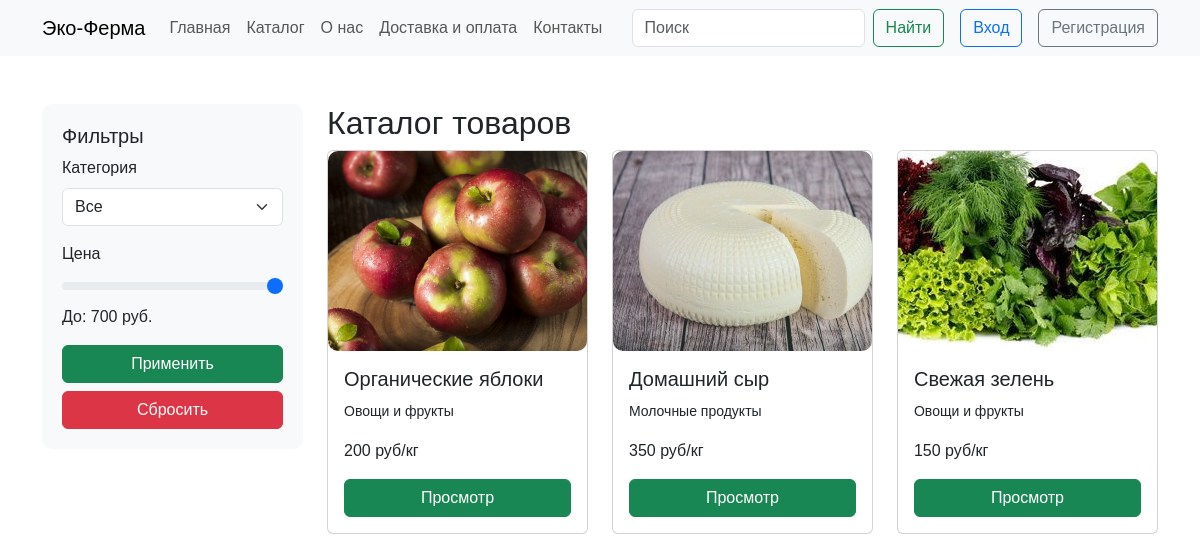
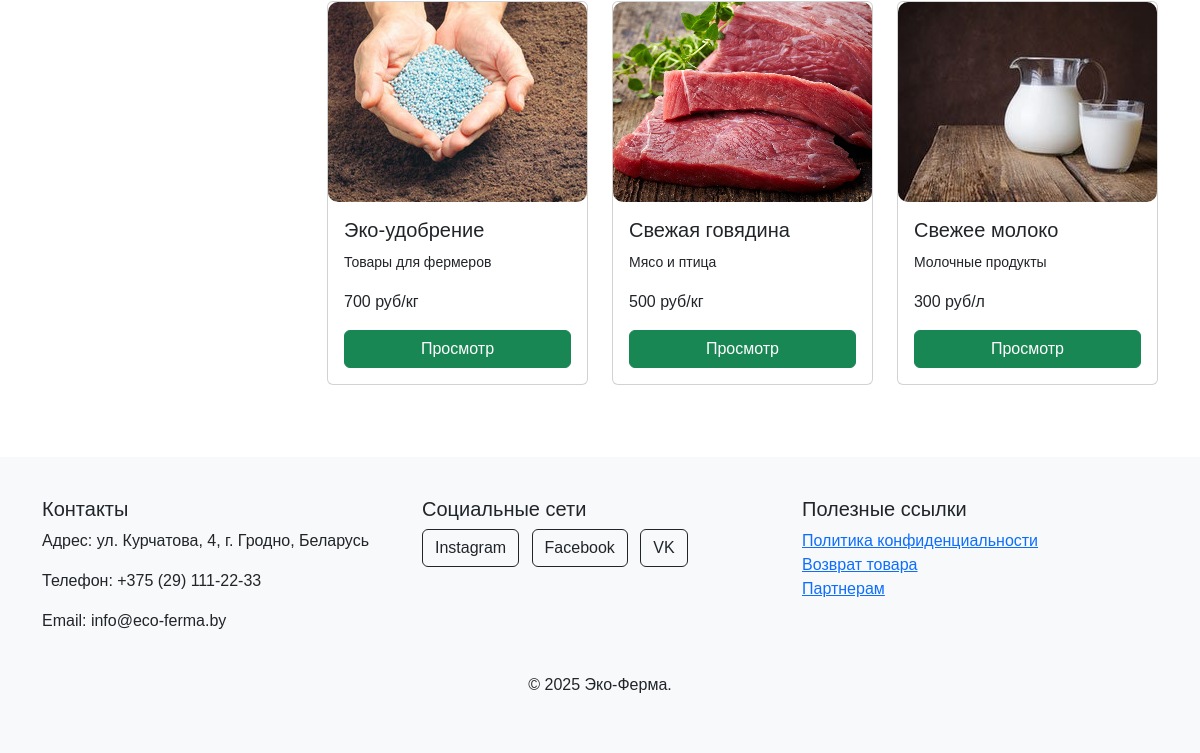
The app's page /catalog, older data (2 pictures, top to bottom).
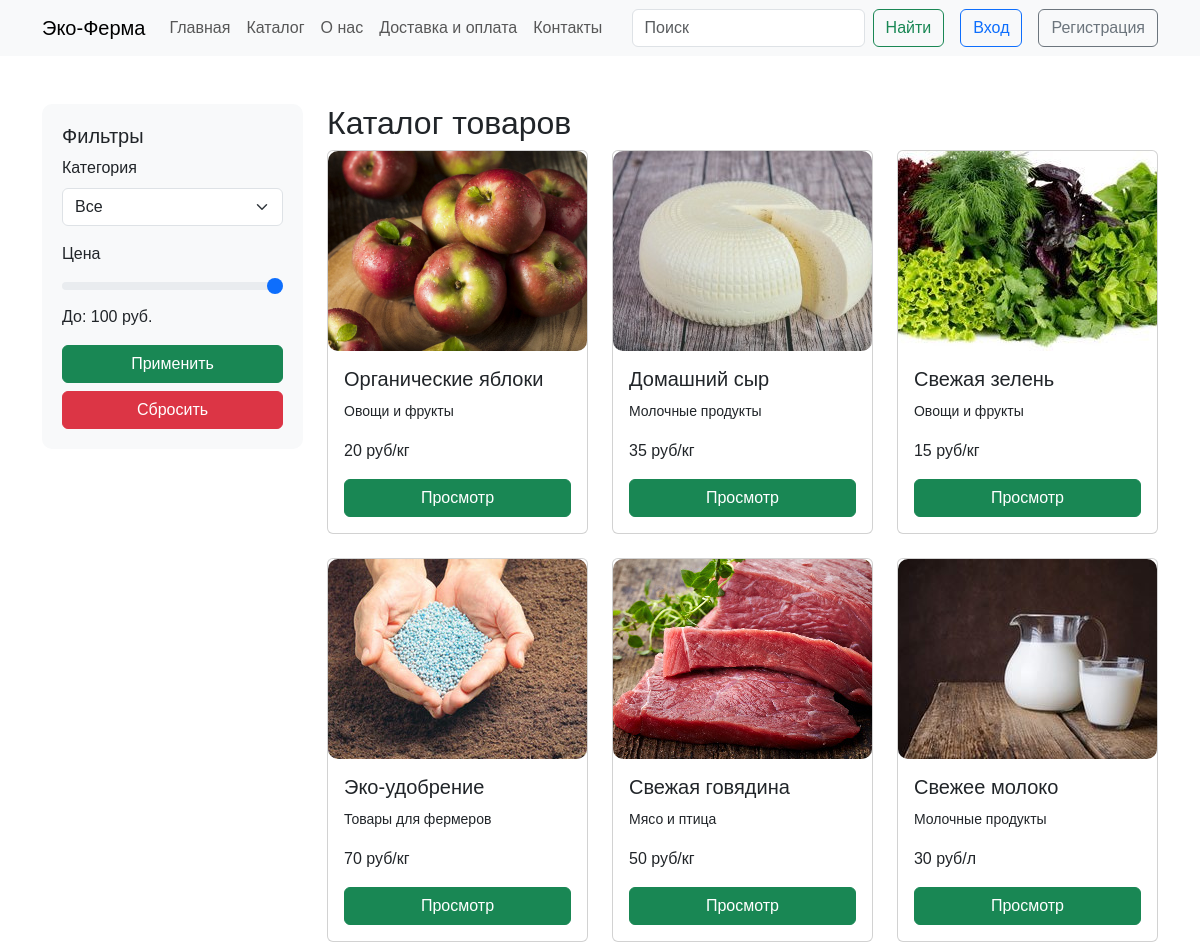
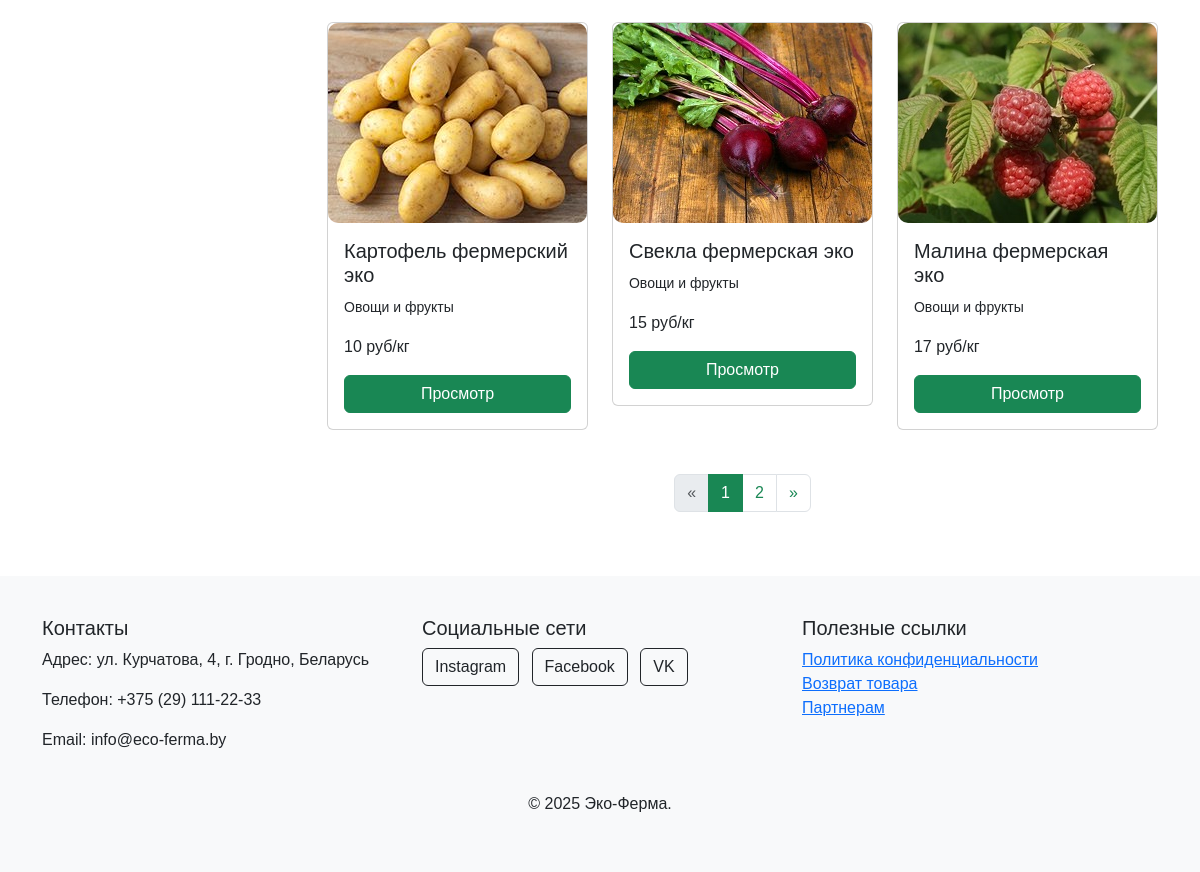
The same page, newer data (2 pictures, top to bottom).
### app.py (models this page shows, shortened)
class Products(db.Model):
    id = db.Column(db.Integer,primary_key=True)
    title = db.Column(db.String(100))
    subText = db.Column(db.Text)
    text = db.Column(db.Text)
    image_name = db.Column(db.String(100))
    category = db.Column(db.String(100))
    price = db.Column(db.Integer)
    orders = db.relationship('Orders', backref='product', lazy=True)

### app.py (the view, shortened to what this page needs)
@app.route('/catalog', methods=['GET', 'POST'])
def catalog():
    page = request.args.get('page', 1, type=int)
    products_query = Products.query
    category = request.args.get('category')
    search = request.args.get('search')
    maxprice = request.args.get('maxprice')
    if category:
        category = category.capitalize()
        category = "%{}%".format(category)
        products_query = products_query.filter(Products.category.ilike(category))
    if maxprice:
        products_query = products_query.filter(Products.price <= maxprice)
    if search:
        products_query = products_query.filter(Products.title.ilike(f'%{search}%'))
    products = products_query.paginate(page=page, per_page=PER_PAGE, error_out=False)
    max_price = db.session.query(func.max(Products.price)).scalar()
    return render_template("catalog.html",products=products,max_price=max_price)

### app.py (called while the page is built, shortened)
@app.context_processor
def inject_order_count():
    order_count = 0
    return dict(order_count=order_count)

@app.context_processor
def inject_user():
    def get_user_name():
        if 'name' in session:
            return Users.query.filter_by(email=session['name']).first()
    return dict(active_user=get_user_name())

### templates/catalog.html (shortened to what this page needs)
{% extends 'base.html' %}
{% block main %}
<div class="container my-5">
  <div class="row">
    <div class="col-md-3">
      <div class="sidebar">
        <h5>Фильтры</h5>
        <form method="get">
          <div class="mb-3">
          <label for="category" class="form-label">Категория</label>
          <select class="form-select" id="category" name="category">
            <option value="">Все</option>
          </select>
        </div>
          <div class="mb-3">
            <label for="priceRange" class="form-label">Цена</label>
            <input
              type="range"
              class="form-range"
              id="priceRange"
              min="1"
              max="{{max_price}}"
              oninput="updateValue(this.value)"
              name="maxprice"
              value="{{ request.args.get('maxprice', max_price) }}"
            />
            <p>До: <span id="rangeValue">{{ request.args.get('maxprice', max_price) }} руб.</span></p>
          </div>
          <button type="submit" class="btn btn-success w-100">Применить</button>
          <a href="/catalog" class="btn btn-danger w-100 mt-2">Сбросить</a>
        </form>
      </div>
    </div>
    <div class="col-md-9">
      <h2>Каталог товаров</h2>
      <div class="row">
         {%for product in products.items%}
        <div class="col-md-4 mb-4">
          <div class="card product-card">
            <img
              src="../static/img/upload/{{product.image_name}}"
              alt="{{product.title}}"
            />
            <div class="card-body">
              <h5 class="card-title">{{product.title}}</h5>
              <p class="card-text"><small>{{product.category}}</small>
              <p class="card-text">{{product.price}} {%if not product.title=="Свежее молоко"%}руб/кг{%else%}руб/л {%endif%}</p>
              <a href="/product/{{product.id}}" class="btn btn-success w-100">Просмотр</a>
            </div>
          </div>
        </div>
        {%endfor%}
      </div>
    {% if products.pages > 1 %}
    <nav aria-label="Навигация по страницам">
      <ul class="pagination justify-content-center">
        <li class="page-item {% if not products.has_prev %}disabled{% endif %}">
          <a class="page-link" href="{{ url_for('catalog', page=products.prev_num, category=request.args.get('category'), maxprice=request.args.get('maxprice'), search=request.args.get('search')) }}" aria-label="Previous">
            <span aria-hidden="true">&laquo;</span>
          </a>
        </li>
        {% for page_num in products.iter_pages(left_edge=1, right_edge=1, left_current=1, right_current=2) %}
          {% if page_num %}
            <li class="page-item {% if page_num == products.page %}active{% endif %}">
              <a class="page-link" href="{{ url_for('catalog', page=page_num, category=request.args.get('category'), maxprice=request.args.get('maxprice'), search=request.args.get('search')) }}">{{ page_num }}</a>
            </li>
          {% else %}
            <li class="page-item disabled">
              <span class="page-link">...</span>
            </li>
          {% endif %}
        {% endfor %}
        <li class="page-item {% if not products.has_next %}disabled{% endif %}">
          <a class="page-link" href="{{ url_for('catalog', page=products.next_num, category=request.args.get('category'), maxprice=request.args.get('maxprice'), search=request.args.get('search')) }}" aria-label="Next">
            <span aria-hidden="true">&raquo;</span>
          </a>
        </li>
      </ul>
    </nav>
    {% endif %}
    </div>
  </div>
</div>
{% endblock %}

### templates/base.html (shortened to what this page needs)
<!DOCTYPE html>
<html lang="ru">
<head>
  <link href="../static/css/bootstrap.min.css" rel="stylesheet">
  <link rel="stylesheet" href="../static/css/style.css">
</head>
<body>
  <nav class="navbar navbar-expand-lg navbar-light bg-light">
    <div class="container">
      <a class="navbar-brand" href="/">Эко-Ферма</a>
      <div class="collapse navbar-collapse" id="navbarNav">
        <ul class="navbar-nav me-auto">
          <li class="nav-item"><a class="nav-link" href="/">Главная</a></li>
          <li class="nav-item"><a class="nav-link" href="/catalog">Каталог</a></li>
          <li class="nav-item"><a class="nav-link" href="/about">О нас</a></li>
          <li class="nav-item"><a class="nav-link" href="/services">Доставка и оплата</a></li>
          <li class="nav-item"><a class="nav-link" href="/contacts">Контакты</a></li>
        </ul>
        <form class="d-flex" action="/catalog" method="get">
          <input class="form-control me-2" type="search" name="search" placeholder="Поиск">
          <button class="btn btn-outline-success"  type="submit">Найти</button>
        </form>
        {%if 'name' in session and active_user %}
        <a href="/cart" class="btn btn-primary ms-3">Корзина ({{order_count}})</a>
        <a href="/logout" class="btn btn-outline-danger ms-3">Выйти</a>
        {% else %}
        <a href="/login" class="btn btn-outline-primary ms-3">Вход</a>
        <a href="/reg" class="btn btn-outline-secondary ms-3">Регистрация</a>
        {%endif%}
      </div>
    </div>
  </nav>
<main class="content">
    {% block main %} {% endblock %}
</main>
  <footer class="footer">
    <div class="container">
      <div class="row">
        <div class="col-md-4">
          <h5>Контакты</h5>
          <p>Адрес: ул. Курчатова, 4, г. Гродно, Беларусь</p>
          <p>Телефон: +375 (29) 111-22-33</p>
          <p>Email: info@eco-ferma.by</p>
        </div>
        <div class="col-md-4">
          <h5>Социальные сети</h5>
          <a href="https://www.instagram.com/" class="btn btn-outline-dark me-2">Instagram</a>
          <a href="https://www.facebook.com/" class="btn btn-outline-dark me-2">Facebook</a>
          <a href="https://vk.com/" class="btn btn-outline-dark me-2">VK</a>
        </div>
        <div class="col-md-4">
          <h5>Полезные ссылки</h5>
          <ul class="list-unstyled">
            <li><a href="/about">Политика конфиденциальности</a></li>
            <li><a href="/services">Возврат товара</a></li>
            <li><a href="/contacts">Партнерам</a></li>
          </ul>
        </div>
      </div>
      <div class="text-center mt-4">
        <p>© 2025 Эко-Ферма.</p>
      </div>
    </div>
  </footer>
</body>
</html>

### static/css/style.css (style rules this page uses)
body { font-family: Arial, sans-serif; }
.category-card img, .product-card img { width: 100%; height: auto; border-radius: 10px; }
.footer { background-color: #f8f9fa; padding: 40px 0; }
html, body { height: 100%; margin: 0; display: flex; flex-direction: column; }
.product-card img { width: 100%; height: 200px; object-fit: cover; border-radius: 10px; }
.product-card { transition: transform 0.2s; }
.sidebar { background-color: #f8f9fa; padding: 20px; border-radius: 10px; }
.pagination { margin-top: 20px; }
.page-item.active .page-link { background-color: #198754; border-color: #198754; }
.page-link { color: #198754; }
html, body { height: 100%; }
body { display: flex; flex-direction: column; min-height: 100vh; }
.content { flex: 1 0 auto; }
footer { flex-shrink: 0; }

Row changes from the older to the newer data that the page shows:
changed Products "Органические яблоки": price "200" → "20"
changed Products "Домашний сыр": price "350" → "35"
changed Products "Свежая зелень": price "150" → "15"
changed Products "Эко-удобрение": price "700" → "70"
changed Products "Свежая говядина": price "500" → "50"
changed Products "Свежее молоко": price "300" → "30"
added Products: image_name (picture), title "Картофель фермерский эко", category "Овощи и фрукты", price "10", shows "руб/кг"
added Products: image_name (picture), title "Свекла фермерская эко", category "Овощи и фрукты", price "15", shows "руб/кг"
added Products: image_name (picture), title "Малина фермерская эко", category "Овощи и фрукты", price "17", shows "руб/кг"
Text that changed along with them:
form field maxprice: "700" → "100"
{{ request.args.get('maxprice', max_price) }}: "700" → "100"
new list line: "1"
new list line: "2"
